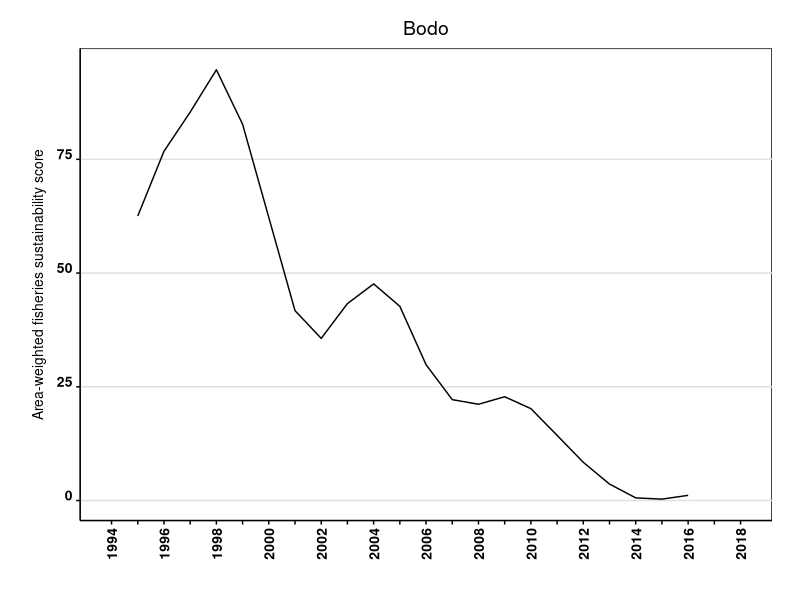
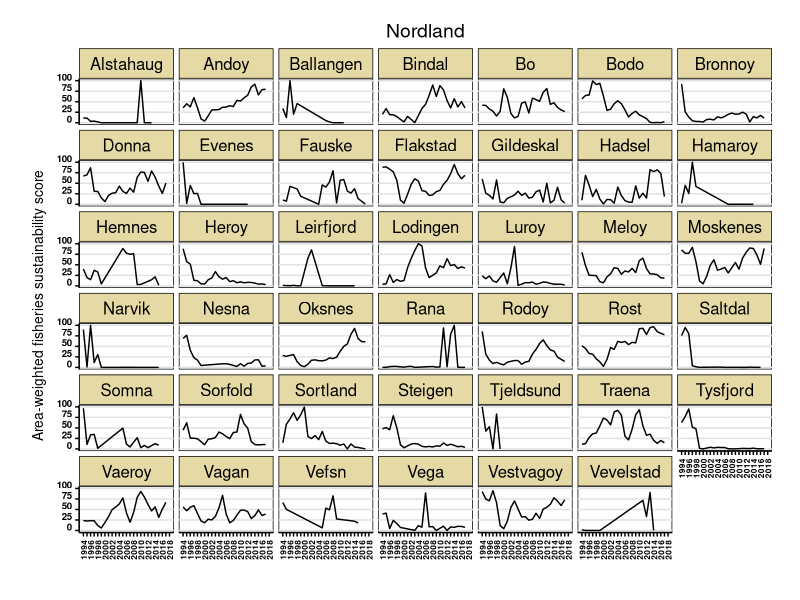
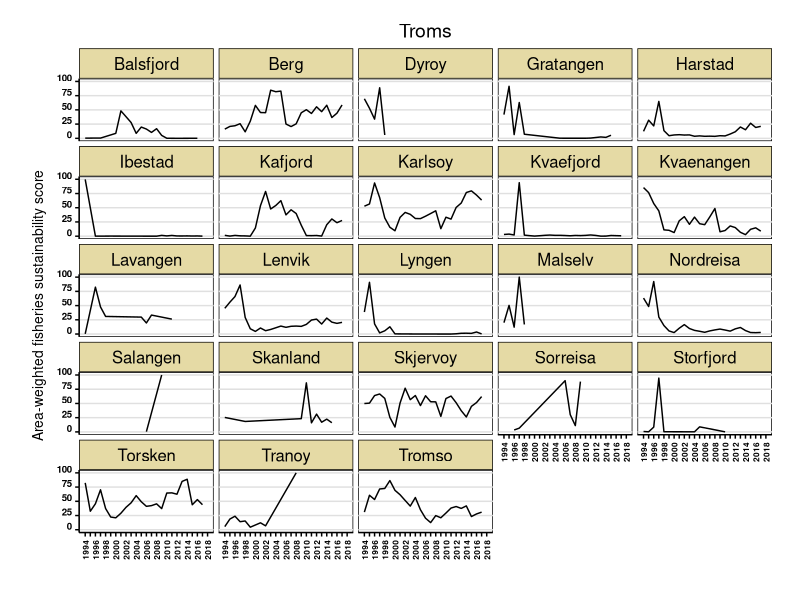
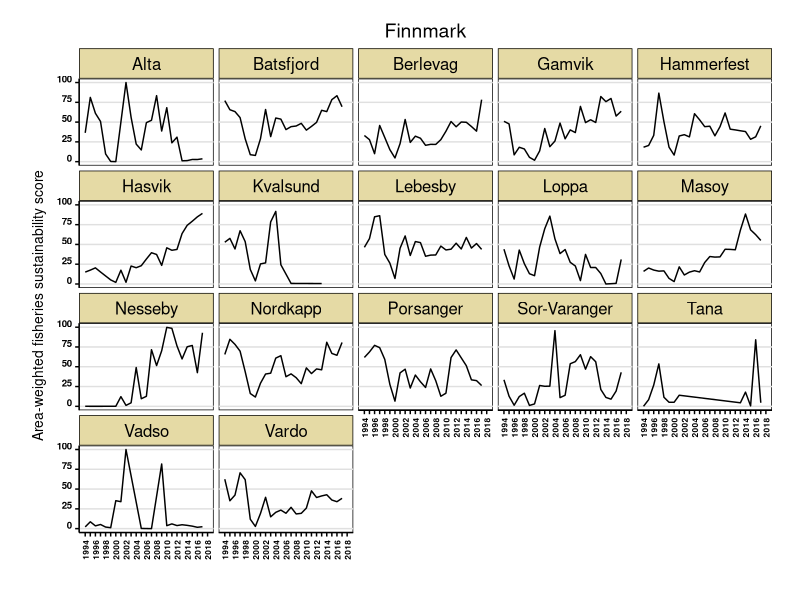

R code for these plots, in order:
## ---- chunk 1
library(readxl)
library(readr)
library(dplyr)
library(stringr)
library(ggplot2)
library(ggthemes)
library(scales)
library(zoo)
## ---- chunk 2
final_scores <-read.csv("data/fishery_final_area.csv")
## ---- chunk 3

breaks1 <- seq(1994, 2018, by = 1)
labels1 <- as.character(breaks1)
labels1[!breaks1%%2==0]<- ""
## ---- chunk 4
plot_fscores <-final_scores %>% 
             mutate(county = case_when(
                                    Municip_number >= 1800 &  Municip_number < 1900 ~ "Nordland",
                                    Municip_number >= 1900 &  Municip_number < 2000 ~ "Troms",
                                    Municip_number >= 2000 ~ "Finnmark"
                                    ))

counties <-unique(plot_fscores$county)

for(i in 1:length(counties))
  {
  cty <- counties[i]
  
  df <- plot_fscores %>%
    filter(county == cty)
  
  plot <- ggplot(df)+
      geom_line(aes(x = Year, y = fish_score))+
      facet_wrap(Municip_name_new  ~ .) +
      scale_x_continuous(breaks = breaks1, limits = c(1994,2018), labels = labels1)+
      labs(y = "Area-weighted fisheries sustainability score", x = "") +
      ggtitle(cty)+
      theme_stata(scheme = "s1color") +
      theme(legend.position = "none", 
            axis.text.x = element_text(size = 6, angle = 90, hjust = 1, vjust = 0.5, face = "bold"),
            axis.text.y = element_text(size = 7, face = "bold", angle = 0, hjust = 1, vjust = 0),
            axis.title.y = element_text(margin = margin(t = 0, r = 10, b = 0, l = 0)),
            plot.title = element_text(hjust=0.5, vjust=0.5),
            axis.ticks.x = element_line(size = 0.5),
            axis.ticks.length = unit(0.1, "cm"))
           
           
ggsave(paste0("figs/fishery_score_seaarea","_", cty, ".pdf"), plot)
  
}

## ---- chunk 5
municipalities <-unique(final_scores$Municip_name_new)

finallist <-list()
for (i in 1:length(municipalities)) 
  {
  mp <- municipalities[i]
  df <- final_scores %>% 
      filter(Municip_name_new == mp)
   runmean <-data.frame(runmean = rollapply(df$fish_score, width = 3, FUN = mean,  fill=NA))
   df2 <- bind_cols(df, runmean)
  finallist[[i]] <- df2  
}

smoothed_fish_scores <- do.call("rbind", finallist)
colSums(is.na(smoothed_fish_scores)) #a lot of NA were introduced with a rolling mean, because some municipailities have too few data lines. Does it make sense to use rolling mean then?

## ---- chunk 6
plot2data <- smoothed_fish_scores %>% filter(Municip_name_new == "Bodo")
  
  plot2 <- ggplot(plot2data)+
      geom_line(aes(x = Year, y = runmean))+
      scale_x_continuous(breaks = breaks1, limits = c(1994,2018), labels = labels1)+
      labs(y = "Area-weighted fisheries sustainability score", x = "") +
      theme_stata(scheme = "s1color") +
      ggtitle("Bodo")+
      theme(legend.position = "none", 
            axis.text.x = element_text(size = 10, angle = 90, hjust = 1, vjust = 0.5, face = "bold"),
            axis.text.y = element_text(size = 10, face = "bold", angle = 0, hjust = 1, vjust = 0),
            axis.title.y = element_text(margin = margin(t = 0, r = 10, b = 0, l = 0)),
            axis.ticks.x = element_line(size = 0.5),
            axis.ticks.length = unit(0.1, "cm"))
           
plot2           


